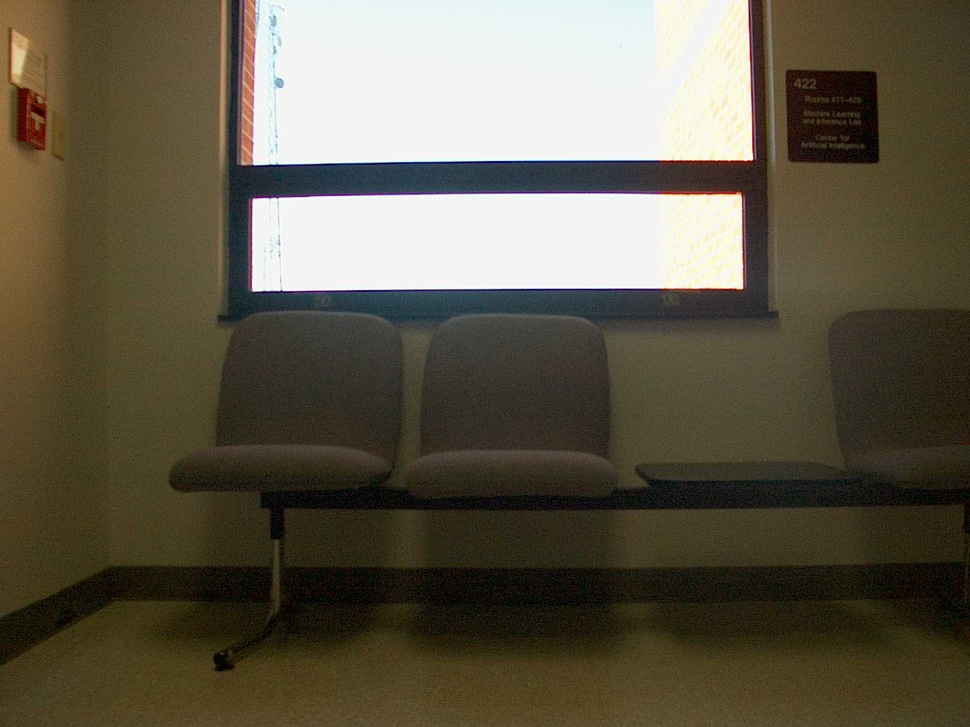
#> input picture hw2/imgs/ST2MainHall4001.jpg, 970 x 727 px, shrunk from 1600 x 1200 before the run
$ python matching.py ../imgs/ST2MainHall4001.jpg ../imgs/ST2MainHall4002.jpg   (Python 2 division)   (older library calls are emulated)
#> lines starting #> are read from the running program, lines starting #| are printed output that depends on the picture; after the words box and inside, x2 and y2 are one past the last pixel; in counts of white or black regions, pixels touching at a corner belong together
#!/usr/bin/env python
# Zhonghua Xi
# 2/7/2014
# matching features of two images
import cv2
import sys
import scipy as sp

if len(sys.argv) < 3:
    print 'usage: %s img1 img2' % sys.argv[0]
    sys.exit(1)

img1_path = sys.argv[1]
img2_path = sys.argv[2]

img1_c = cv2.imread(img1_path)
#> img1_c is the input picture: shape (727, 970, 3); mean B, G, R 73.1, 89.9, 96.7
img2_c = cv2.imread(img2_path)
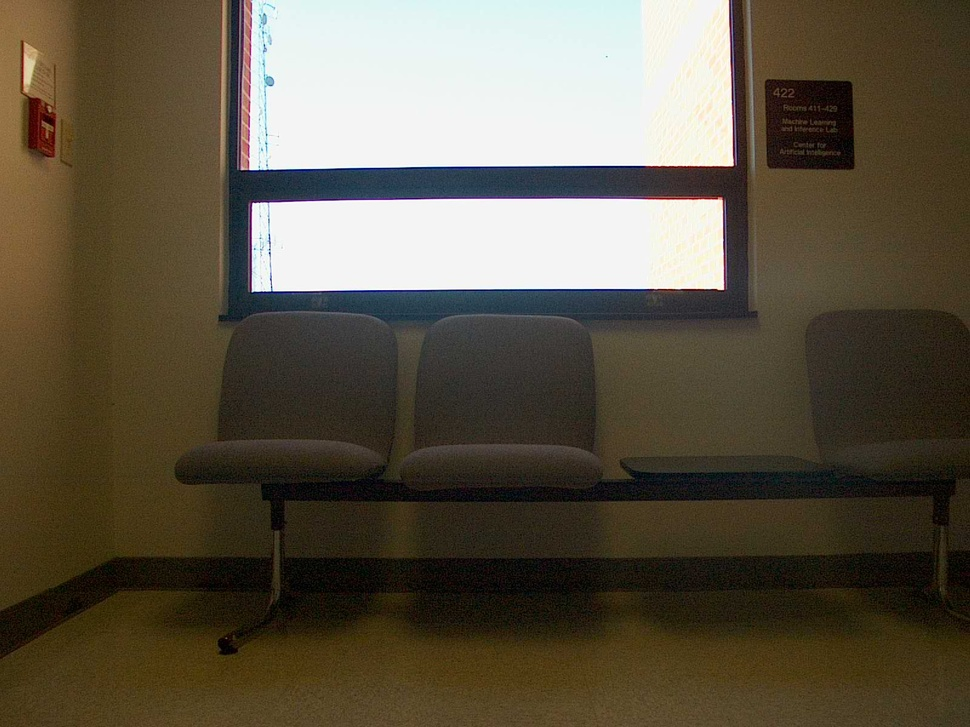
#> input picture hw2/imgs/ST2MainHall4002.jpg, 970 x 727 px, shrunk from 1600 x 1200 before the run
#> img2_c is the input picture: shape (727, 970, 3); mean B, G, R 69.8, 85.9, 94.2

# convert to gray scale
img1 = cv2.cvtColor(img1_c, cv2.cv.CV_BGR2GRAY)
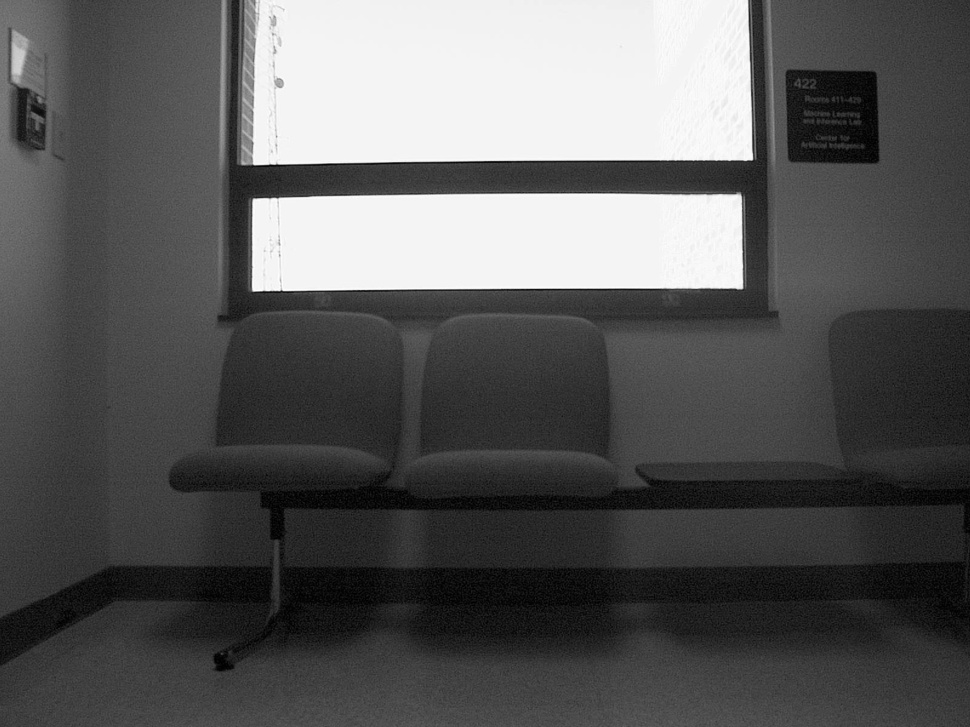
#> img1: shape (727, 970); min 0, max 255, mean 90
img2 = cv2.cvtColor(img2_c, cv2.cv.CV_BGR2GRAY)
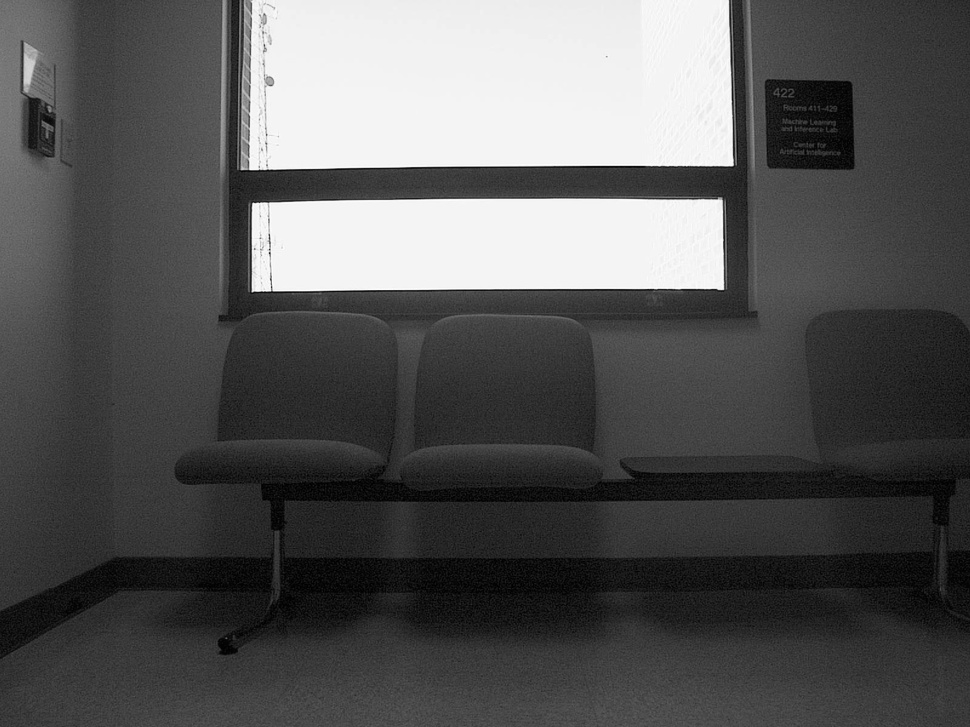
#> img2: shape (727, 970); min 0, max 255, mean 86.6

# create SIFT feature detector
sift = cv2.SIFT()

# detect feature points and compute feature descriptor
k1, d1 = sift.detectAndCompute(img1, None)
#> k1 = 283 keypoints; strongest (x, y, size): (697, 246, 61), (299, 250, 63.8), (746, 153, 11.3), (727, 209, 23.4)
k2, d2 = sift.detectAndCompute(img2, None)
#> k2 = 294 keypoints; strongest (x, y, size): (300, 252, 62), (722, 155, 16.6), (721, 287, 4.8), (259, 284, 11.9)
print '#keypoint of img1 = %d, img2 = %d' % (len(k1), len(k2))
#| #keypoint of img1 = 283, img2 = 294

# create Brute Force descriptor matcher
matcher = cv2.BFMatcher()
# get k=2 best matches
matches = matcher.knnMatch(d1, d2, 2)
#> matches = 283 matches
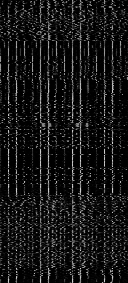
#> d1: shape (283, 128) float32; min 0, max 218, mean 22

# keep only the reasonable matches
# apply ratio test explained by D.Lowe
# 0.75 can discards many of the false matches
# if this threshold is too small, no match will be selected
# and if it's too large, noise will be introduced
sel_matches = [m for m,n in matches if m.distance < 0.75*n.distance]
#> sel_matches = 90 matches

print '#selected matches:', len(sel_matches)
#| #selected matches: 90

# #####################################
# visualization

# draw feature points of img1 and img2
view1 = cv2.drawKeypoints(img1_c, k1, flags=cv2.DRAW_MATCHES_FLAGS_DRAW_RICH_KEYPOINTS);
view2 = cv2.drawKeypoints(img2_c, k2, flags=cv2.DRAW_MATCHES_FLAGS_DRAW_RICH_KEYPOINTS);

h1, w1 = img1.shape[:2]
#> h1 = 727; w1 = 970
h2, w2 = img2.shape[:2]
#> h2 = 727; w2 = 970
view = sp.zeros((max(h1, h2), w1 + w2, 3), sp.uint8)
view[:h1, :w1] = view1
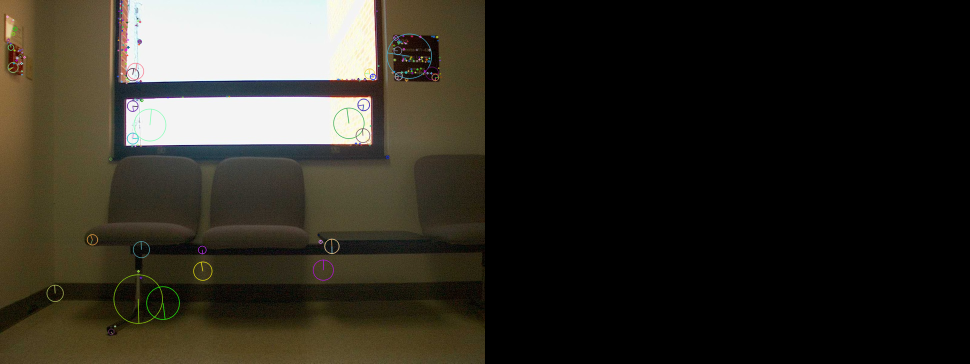
#> view: shape (727, 1940, 3) (shown at 1/2 size); mean B, G, R 36.7, 45.2, 48.4
view[:h2, w1:] = view2
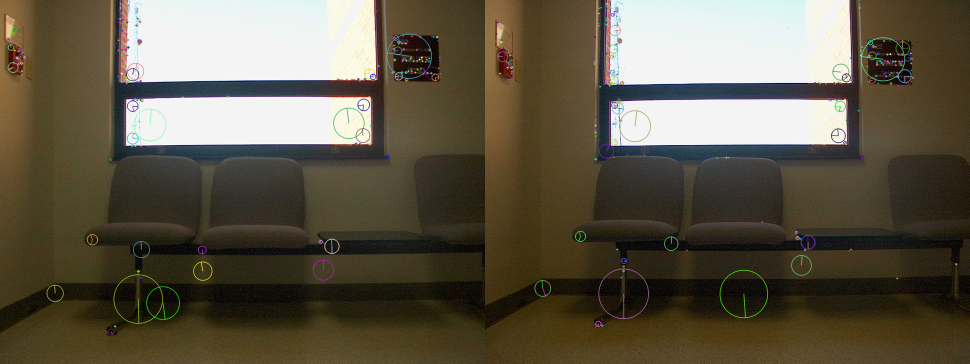
#> view: shape (727, 1940, 3) (shown at 1/2 size); mean B, G, R 71.8, 88.4, 95.6

for m in sel_matches:
    # draw lines between the matched keypoints
    # print m.queryIdx, m.trainIdx, m.distance
    color = tuple([sp.random.randint(0, 255) for _ in xrange(3)])
    cv2.line(view, (int(k1[m.queryIdx].pt[0]), int(k1[m.queryIdx].pt[1])), (int(k2[m.trainIdx].pt[0] + w1), int(k2[m.trainIdx].pt[1])), cv2.cv.CV_RGB(color[0],color[1],color[2]),  lineType=cv2.cv.CV_AA )
#> this loop made 90 passes
#> color on passes 1 to 12: (172, 47, 117), (192, 67, 251), (195, 103, 9), (211, 21, 242), (36, 87, 70), (216, 88, 140), (58, 193, 230), (39, 87, 174), (88, 81, 165), (25, 77, 72), (9, 148, 115), (208, 243, 197)
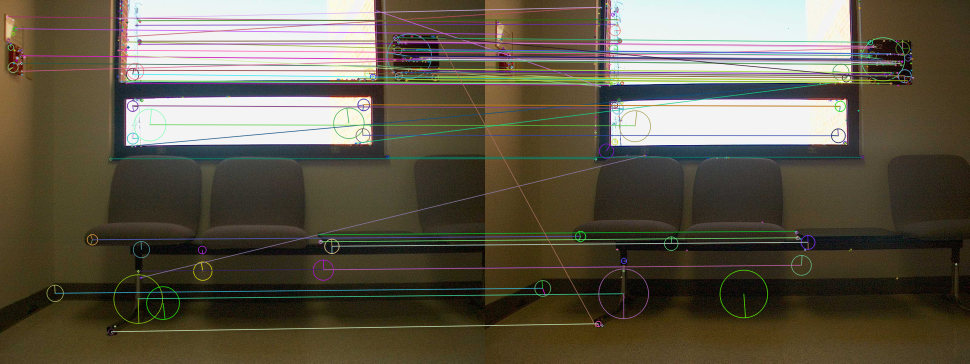
#> view: shape (727, 1940, 3) (shown at 1/2 size); 10.57% of pixels changed, all inside (x1, y1, x2, y2) = (14, 13, 1823, 665)

cv2.namedWindow("Matching", cv2.cv.CV_WINDOW_NORMAL)
cv2.imshow("Matching", view)
cv2.waitKey()
